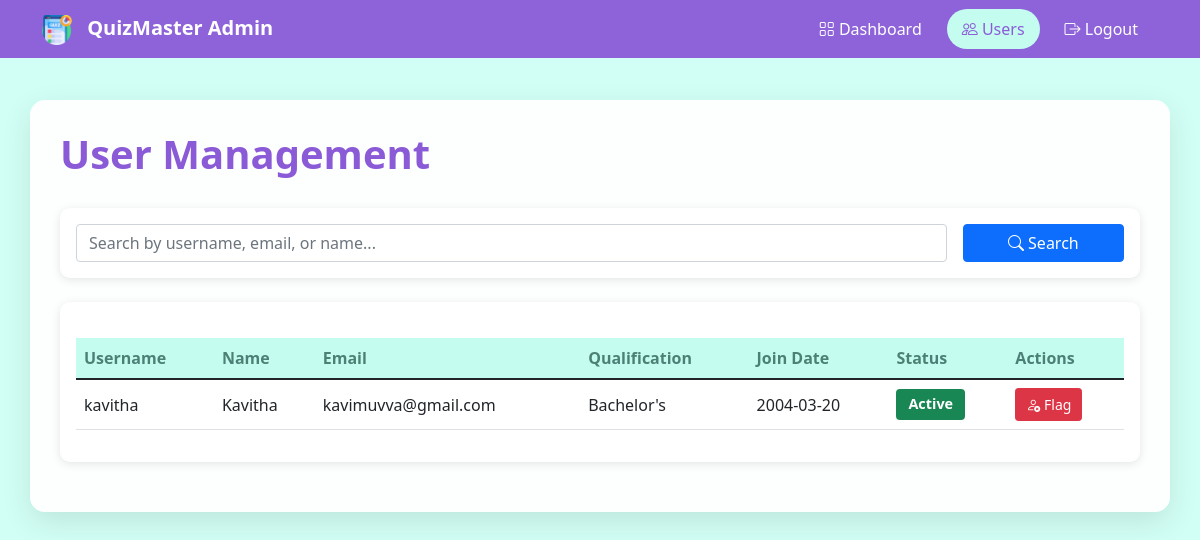
The page /user_management (signed in) on the database its author committed.
### main.py (models this page shows)
class User(db.Model):
    id = db.Column(db.Integer, primary_key=True)
    name = db.Column(db.String(60),nullable=False)
    username = db.Column(db.String(80), unique=True, nullable=False)
    email = db.Column(db.String(120), unique=True, nullable=False)
    passhash = db.Column(db.String(256), nullable=False)
    qualification = db.Column(db.String(60), nullable=False)
    date_of_birth = db.Column(db.Date , nullable = False)
    is_admin = db.Column(db.Boolean, default=False)
    is_flagged = db.Column(db.Boolean, default=False)
    scores = db.relationship('Scores', back_populates = 'user',cascade = 'all, delete-orphan')

### main.py (the view)
@app.route('/user_management', methods=['GET'])
def user_management():
    if 'admin' not in session:
        return redirect(url_for('login'))
    search_query = request.args.get('search', '')
    if search_query:
        users = User.query.filter(
            (User.username.ilike(f'%{search_query}%')) |
            (User.email.ilike(f'%{search_query}%')) |
            (User.name.ilike(f'%{search_query}%'))
        ).filter(User.is_admin == False).all()
    else:
        users = User.query.filter_by(is_admin=False).all()
    return render_template('user_management.html', users=users, search_query=search_query)

### templates/user_management.html (shortened to what this page needs)
<!DOCTYPE html>
<html lang="en">
<head>
    <link href="https://cdn.jsdelivr.net/npm/bootstrap@5.1.3/dist/css/bootstrap.min.css" rel="stylesheet">
    <link rel="stylesheet" href="https://cdn.jsdelivr.net/npm/bootstrap-icons@1.7.2/font/bootstrap-icons.css">
    <link rel="stylesheet" href="{{ url_for('static', filename='admin-styles.css') }}">
</head>
<body>
    <nav class="navbar navbar-expand-lg navbar-dark fixed-top">
        <div class="container">
            <a class="navbar-brand" href="#">
                <img src="{{ url_for('static', filename='logo.png') }}" alt="QuizMaster Logo" class="nav-logo">
                QuizMaster Admin
            </a>
            <div class="collapse navbar-collapse" id="navbarNav">
                <ul class="navbar-nav ms-auto">
                    <li class="nav-item">
                        <a class="nav-link" href="{{ url_for('admin_dashboard') }}">
                            <i class="bi bi-grid"></i> Dashboard
                        </a>
                    </li>
                    <li class="nav-item">
                        <a class="nav-link active" href="{{ url_for('user_management') }}">
                            <i class="bi bi-people"></i> Users
                        </a>
                    </li>
                    <li class="nav-item">
                        <a class="nav-link" href="{{ url_for('logout') }}">
                            <i class="bi bi-box-arrow-right"></i> Logout
                        </a>
                    </li>
                </ul>
            </div>
        </div>
    </nav>
    <div class="container main-content">
        <div class="dashboard-header">
            <h1>User Management</h1>
        </div>
        <div class="card mb-4">
            <div class="card-body">
                <form action="{{ url_for('user_management') }}" method="GET" class="row g-3">
                    <div class="col-md-10">
                        <input type="text"
                               class="form-control"
                               name="search"
                               placeholder="Search by username, email, or name..."
                               value="{{ search_query }}">
                    </div>
                    <div class="col-md-2">
                        <button type="submit" class="btn btn-primary w-100">
                            <i class="bi bi-search"></i> Search
                        </button>
                    </div>
                </form>
            </div>
        </div>
        <div class="card">
            <div class="card-body">
                <div class="table-responsive">
                    <table class="table table-hover">
                        <thead>
                            <tr>
                                <th>Username</th>
                                <th>Name</th>
                                <th>Email</th>
                                <th>Qualification</th>
                                <th>Join Date</th>
                                <th>Status</th>
                                <th>Actions</th>
                            </tr>
                        </thead>
                        <tbody>
                            {% if users %}
                                {% for user in users %}
                                <tr>
                                    <td>{{ user.username }}</td>
                                    <td>{{ user.name }}</td>
                                    <td>{{ user.email }}</td>
                                    <td>{{ user.qualification }}</td>
                                    <td>{{ user.date_of_birth.strftime('%Y-%m-%d') }}</td>
                                    <td>
                                        {% if user.is_flagged %}
                                            <span class="badge bg-danger">Flagged</span>
                                        {% else %}
                                            <span class="badge bg-success">Active</span>
                                        {% endif %}
                                    </td>
                                    <td>
                                        <form action="{{ url_for('toggle_user_flag', user_id=user.id) }}" method="POST" class="d-inline">
                                            <button type="submit"
                                                    class="btn btn-sm {% if user.is_flagged %}btn-success{% else %}btn-danger{% endif %}"
                                                    onclick="return confirm('Are you sure you want to {% if user.is_flagged %}unflag{% else %}flag{% endif %} this user?')">
                                                {% if user.is_flagged %}
                                                    <i class="bi bi-person-check"></i> Unflag
                                                {% else %}
                                                    <i class="bi bi-person-x"></i> Flag
                                                {% endif %}
                                            </button>
                                        </form>
                                    </td>
                                </tr>
                                {% endfor %}
                            {% else %}
                                <tr>
                                    <td colspan="7" class="text-center">No users found.</td>
                                </tr>
                            {% endif %}
                        </tbody>
                    </table>
                </div>
            </div>
        </div>
    </div>
</body>
</html>

### static/admin-styles.css (style rules this page uses)
:root { --primary: #8b5bd7; --secondary: #64baaa; --light: #c4fcf0; --dark: #4c8076; }
body { background-color: #d2fff5; min-height: 100vh; padding-top: 80px; }
.navbar { background-color: rgba(139, 91, 215, 0.95) !important; backdrop-filter: blur(10px); }
.nav-logo { width: 30px; height: 30px; margin-right: 10px; }
.navbar-brand { font-weight: 600; color: white !important; }
.nav-link { color: white !important; padding: 8px 15px !important; margin: 0 5px; border-radius: 20px; transition: all 0.3s ease; }
.nav-link:hover, .nav-link.active { background-color: var(--light); color: var(--primary) !important; }
.main-content { background: rgba(255, 255, 255, 0.95); border-radius: 15px; padding: 30px; box-shadow: 0 10px 30px rgba(0, 0, 0, 0.1); margin-top: 20px; }
.dashboard-header { display: flex; justify-content: space-between; align-items: center; margin-bottom: 30px; }
.dashboard-header h1 { color: var(--primary); font-weight: 700; margin: 0; }
.table { margin-top: 20px; }
.table thead th { background-color: var(--light); color: var(--dark); font-weight: 600; border: none; }
.table td { vertical-align: middle; }
.table td:nth-child(2) { white-space: pre-line; max-width: 300px; }
.card { border: none; border-radius: 10px; box-shadow: 0 2px 10px rgba(0, 0, 0, 0.1); margin-bottom: 20px; }
.badge { padding: 8px 12px; font-size: 0.9rem; }
.btn-sm { padding: 5px 10px; }

### rows shown on the page
User: username "kavitha", name "Kavitha", email "kavimuvva@gmail.com", qualification "Bachelor's", date_of_birth "2004-03-20", is_flagged "Active"
